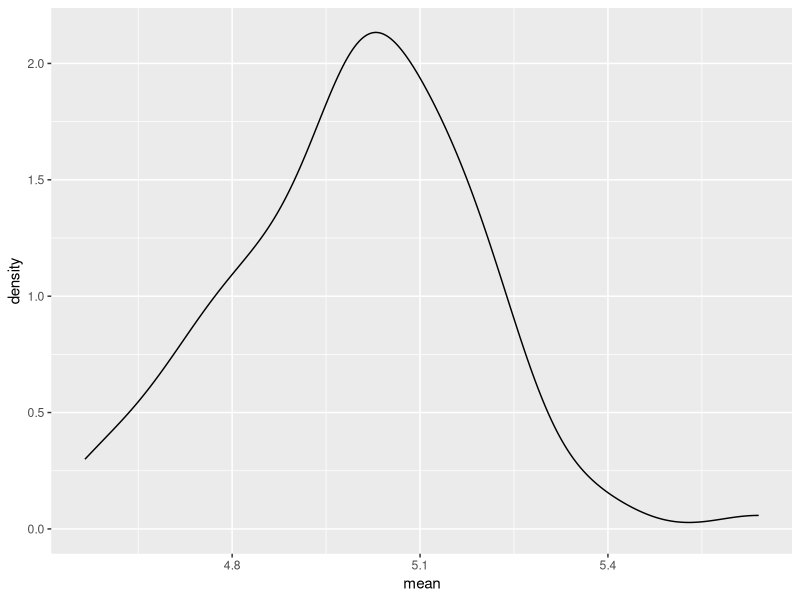
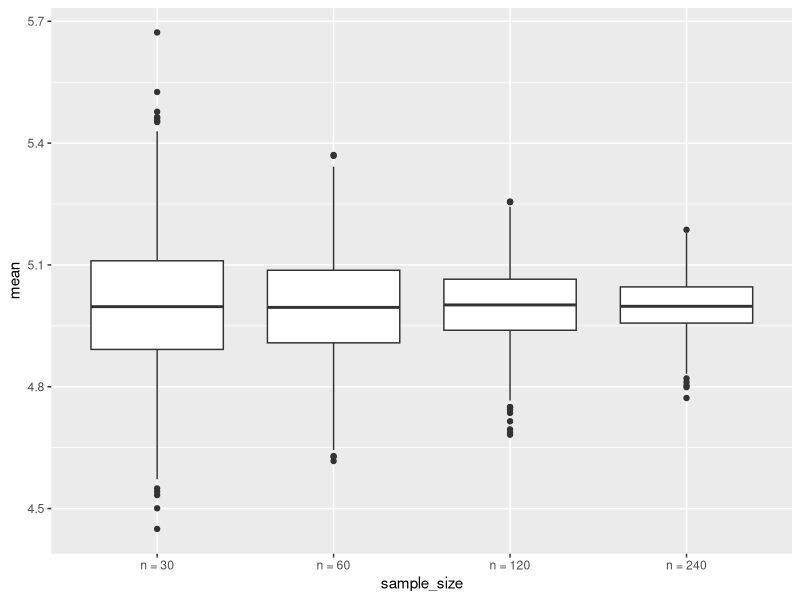

R code for these plots, in order:
## ---- chunk 1
knitr::opts_chunk$set(echo = TRUE)
## ---- chunk 2
library(tidyverse)
set.seed(1)

## ---- chunk 3
sim_mean_sd = function(n_obs, mu = 5, sigma = 1) {
  
  x_vec = rnorm(n = n_obs, mean = mu, sd = sigma)

  tibble(
    mean = mean(x_vec),
    sd = sd(x_vec)
  )
  
}
## ---- chunk 4
sim_mean_sd(n_obs = 30)
## ---- chunk 5
output = vector("list", length = 100)

for (i in 1:100){
  
  output[[i]] = sim_mean_sd(n_obs = 30)
}

sim_results = 
  bind_rows(output)

sim_results = bind_rows(output)

sim_results |> 
  ggplot(aes(x = mean)) + geom_density()

sim_results |> 
  summarize(
    mu_hat = mean(mean),
    sd_hat = sd(mean)
  )
## ---- chunk 6
sim_result_df = 
  expand_grid(
    sample_size = c(30,60,120,240),
    iter = 1:1000
  ) |> 
  mutate(estimate_df = map(sample_size, sim_mean_sd)) |> 
  unnest(estimate_df)

sim_result_df |> 
  mutate(
    sample_size = str_c("n = ", sample_size),
    sample_size = fct_inorder(sample_size)
  ) |> 
  ggplot(aes(x = sample_size, y = mean)) +
  geom_boxplot()
